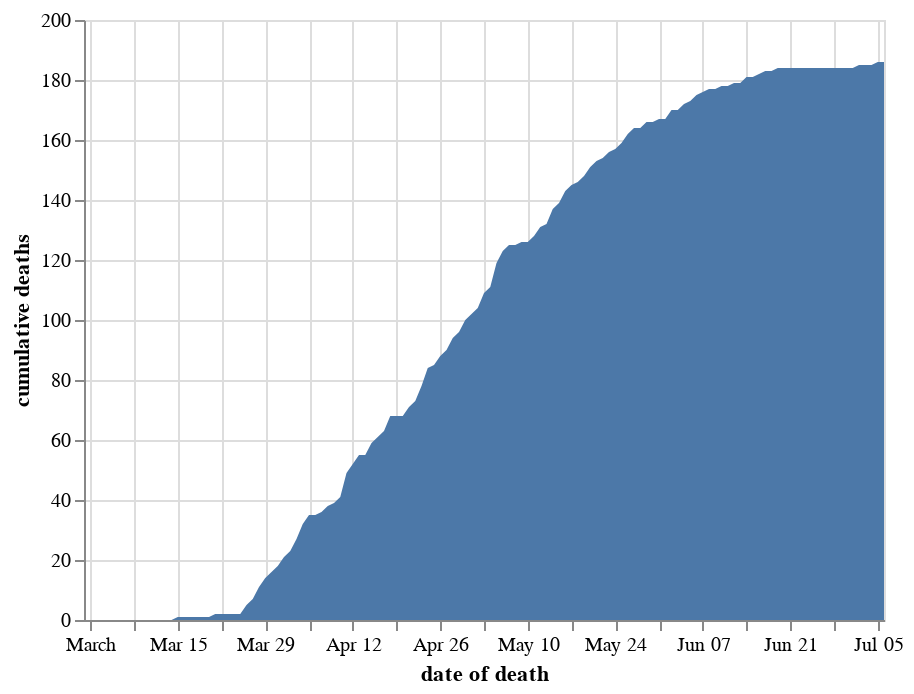

The code cell stored with this chart in its notebook:
### Markdown cell above
### Cumulative

### Code cell
chart_dodds = chart_doddbt.copy()
chart_dodds = chart_dodds[chart_dodds.code.isin(trustcodes_shropshirestar)]
chart_dodds = chart_dodds.groupby(['date of death'], as_index=False)['cumulative deaths'].sum()
alt.Chart(chart_dodds).mark_area().encode(
    x='date of death',
    y='cumulative deaths'
)

### Figure 1 — Vega-Lite specification as saved in the notebook (floating-point values rounded to 4 significant figures; data arrays with more than 128 entries replaced by an {"elided": "..."} marker saying what was removed)
{"config": {"view": {"continuousWidth": 400, "continuousHeight": 300}}, "data": {"name": "data-4e2ace3df97ae822d031a424053677cd"}, "mark": "area", "encoding": {"x": {"type": "temporal", "field": "date of death"}, "y": {"type": "quantitative", "field": "cumulative deaths"}}, "$schema": "https://vega.github.io/schema/vega-lite/v4.8.1.json", "datasets": {"data-4e2ace3df97ae822d031a424053677cd": {"elided": "129 records"}}}
